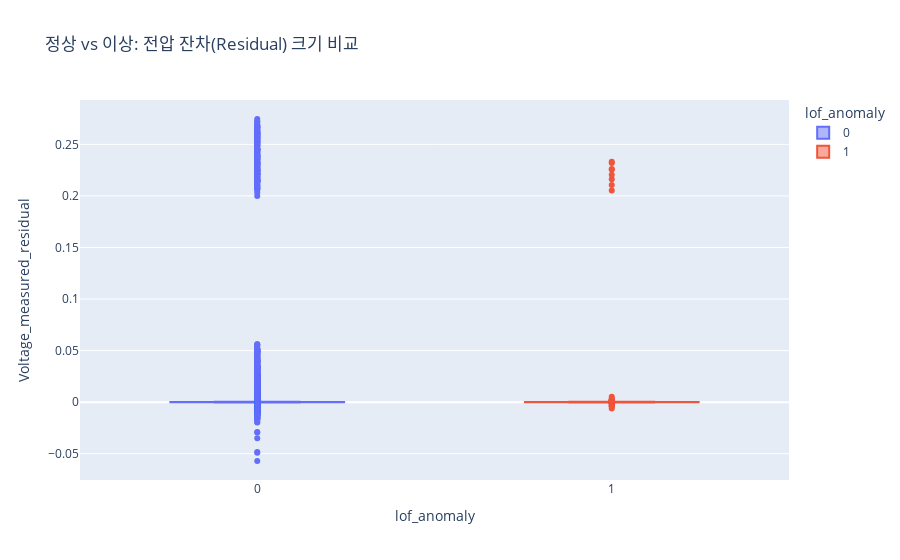

Notebook code cell kept with this figure:
### Code cell
# Boxplot으로 잔차 분포 비교
fig_res = px.box(df, x='lof_anomaly', y='Voltage_measured_residual',
                 color='lof_anomaly',
                 title='정상 vs 이상: 전압 잔차(Residual) 크기 비교',
                 points='outliers') # 모든 점을 찍지 않고 이상치만 점으로 표시
fig_res.show()

### Figure 1 — Plotly figure (JSON) as saved in the notebook; plotly's stock layout.template omitted (floating-point values rounded to 4 significant figures; data arrays with more than 128 entries replaced by an {"elided": "..."} marker saying what was removed)
{"data": [{"alignmentgroup": "True", "boxpoints": "outliers", "hovertemplate": "lof_anomaly=%{x}<br>Voltage_measured_residual=%{y}<extra></extra>", "legendgroup": "0", "marker": {"color": "#636efa"}, "name": "0", "notched": false, "offsetgroup": "0", "orientation": "v", "showlegend": true, "type": "box", "x": {"elided": "50033 int values"}, "x0": " ", "xaxis": "x", "y": {"elided": "50033 float values"}, "y0": " ", "yaxis": "y"}, {"alignmentgroup": "True", "boxpoints": "outliers", "hovertemplate": "lof_anomaly=%{x}<br>Voltage_measured_residual=%{y}<extra></extra>", "legendgroup": "1", "marker": {"color": "#EF553B"}, "name": "1", "notched": false, "offsetgroup": "1", "orientation": "v", "showlegend": true, "type": "box", "x": {"elided": "252 int values"}, "x0": " ", "xaxis": "x", "y": {"elided": "252 float values"}, "y0": " ", "yaxis": "y"}], "layout": {"boxmode": "overlay", "legend": {"title": {"text": "lof_anomaly"}, "tracegroupgap": 0}, "title": {"text": "정상 vs 이상: 전압 잔차(Residual) 크기 비교"}, "xaxis": {"anchor": "y", "categoryarray": [0, 1], "categoryorder": "array", "domain": [0, 1], "title": {"text": "lof_anomaly"}}, "yaxis": {"anchor": "x", "domain": [0, 1], "title": {"text": "Voltage_measured_residual"}}}}
